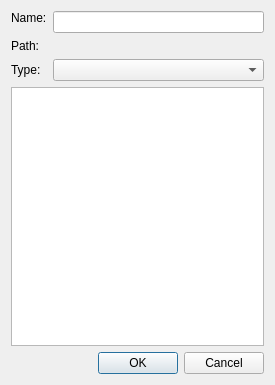
<?xml version="1.0" encoding="UTF-8"?>
<ui version="4.0">
 <class>LuaScriptDialog</class>
 <widget class="QWidget" name="LuaScriptDialog">
  <property name="geometry">
   <rect>
    <x>0</x>
    <y>0</y>
    <width>275</width>
    <height>385</height>
   </rect>
  </property>
  <property name="windowTitle">
   <string>Lua Script</string>
  </property>
  <layout class="QVBoxLayout" name="verticalLayout">
   <item>
    <layout class="QFormLayout" name="m_nameLayout">
     <property name="fieldGrowthPolicy">
      <enum>QFormLayout::AllNonFixedFieldsGrow</enum>
     </property>
     <item row="0" column="0">
      <widget class="QLabel" name="m_nameLabel">
       <property name="sizePolicy">
        <sizepolicy hsizetype="Fixed" vsizetype="Fixed">
         <horstretch>0</horstretch>
         <verstretch>0</verstretch>
        </sizepolicy>
       </property>
       <property name="text">
        <string>Name:</string>
       </property>
       <property name="margin">
        <number>3</number>
       </property>
      </widget>
     </item>
     <item row="0" column="1">
      <widget class="QLineEdit" name="m_nameInput"/>
     </item>
     <item row="1" column="0">
      <widget class="QLabel" name="m_pathLabel">
       <property name="text">
        <string>Path:</string>
       </property>
       <property name="margin">
        <number>3</number>
       </property>
      </widget>
     </item>
     <item row="2" column="0">
      <widget class="QLabel" name="label">
       <property name="text">
        <string>Type:</string>
       </property>
       <property name="margin">
        <number>3</number>
       </property>
      </widget>
     </item>
     <item row="2" column="1">
      <widget class="QComboBox" name="m_typeComboBox"/>
     </item>
     <item row="1" column="1">
      <widget class="Spire::UI::FilePathInputWidget" name="m_pathInput" native="true"/>
     </item>
    </layout>
   </item>
   <item>
    <widget class="Spire::LuaScriptParametersTable" name="m_parametersTable">
     <property name="showDropIndicator" stdset="0">
      <bool>true</bool>
     </property>
     <property name="dragEnabled">
      <bool>true</bool>
     </property>
     <property name="dragDropOverwriteMode">
      <bool>false</bool>
     </property>
     <property name="dragDropMode">
      <enum>QAbstractItemView::InternalMove</enum>
     </property>
     <property name="defaultDropAction">
      <enum>Qt::MoveAction</enum>
     </property>
     <property name="alternatingRowColors">
      <bool>true</bool>
     </property>
     <property name="selectionMode">
      <enum>QAbstractItemView::SingleSelection</enum>
     </property>
     <property name="selectionBehavior">
      <enum>QAbstractItemView::SelectRows</enum>
     </property>
     <attribute name="horizontalHeaderHighlightSections">
      <bool>false</bool>
     </attribute>
     <attribute name="horizontalHeaderStretchLastSection">
      <bool>true</bool>
     </attribute>
     <attribute name="verticalHeaderVisible">
      <bool>false</bool>
     </attribute>
     <attribute name="verticalHeaderHighlightSections">
      <bool>false</bool>
     </attribute>
    </widget>
   </item>
   <item>
    <widget class="QDialogButtonBox" name="m_buttonBox">
     <property name="minimumSize">
      <size>
       <width>0</width>
       <height>0</height>
      </size>
     </property>
     <property name="standardButtons">
      <set>QDialogButtonBox::Cancel|QDialogButtonBox::Ok</set>
     </property>
     <property name="centerButtons">
      <bool>false</bool>
     </property>
    </widget>
   </item>
  </layout>
 </widget>
 <customwidgets>
  <customwidget>
   <class>Spire::LuaScriptParametersTable</class>
   <extends>QTableWidget</extends>
   <header>Spire/CanvasView/LuaScriptParametersTable.hpp</header>
  </customwidget>
  <customwidget>
   <class>Spire::UI::FilePathInputWidget</class>
   <extends>QWidget</extends>
   <header>Spire/UI/FilePathInputWidget.hpp</header>
   <container>1</container>
  </customwidget>
 </customwidgets>
 <resources>
  <include location="../../Resources/Resources.qrc"/>
 </resources>
 <connections/>
</ui>
